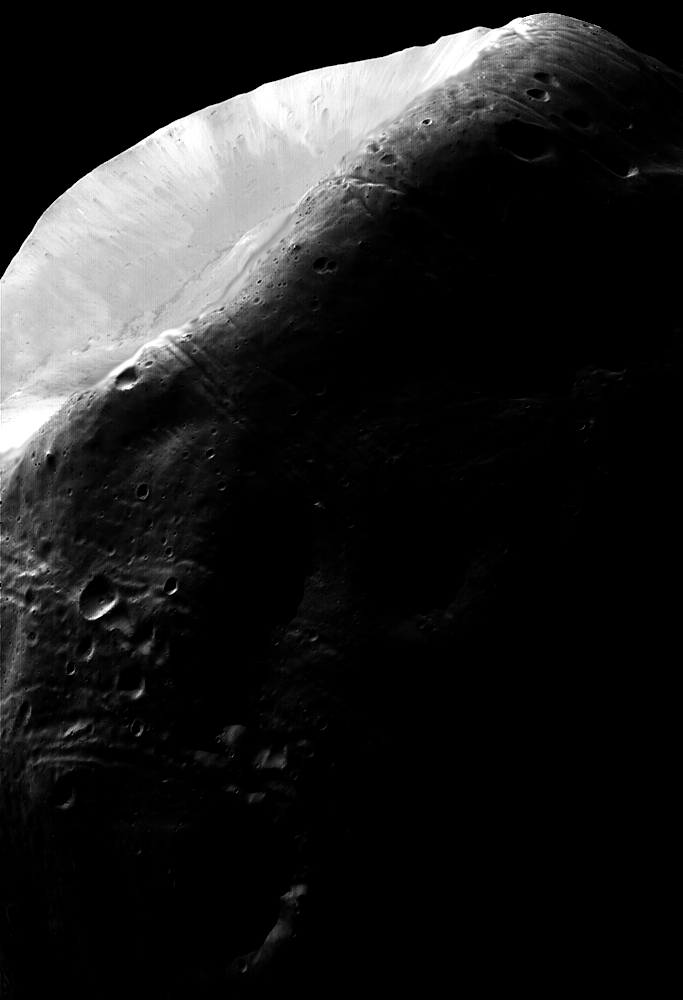
#> input picture Lab Assignment 3/Fig0323(a)(mars_moon_phobos)/Fig0323(a)(mars_moon_phobos).tif, 683 x 1000 px
$ python mars_moon_phobos.py
#> lines starting #> are read from the running program, lines starting #| are printed output that depends on the picture
from PIL import Image
import numpy as np
import matplotlib.pyplot as plt
import os

script_dir = os.path.dirname(os.path.abspath(__file__))
img_path = os.path.join(script_dir, "Fig0323(a)(mars_moon_phobos).tif")

img = Image.open(img_path).convert("L")
#> img is the input picture: PIL image 683x1000 L; min 0, max 255, mean 31.7
img = np.array(img, dtype=np.uint8)

L = 256
hist = np.zeros(L)

for r in range(L):
    hist[r] = np.sum(img == r)
#> after the loop, hist = 256 values, max 421847 at index 0, min 11 at index 90, mean 2668

hist_scaled = hist / 1e4
#> hist_scaled = 256 values, max 42.18 at index 0, min 0.0011 at index 90, mean 0.267

plt.figure(figsize=(6,4))

plt.bar(
    range(L),
    hist_scaled,
    width=1,
    color="#8fb3d9",
    edgecolor="#8fb3d9",
    alpha=0.8
)

plt.xlim(0, 255)
plt.ylim(0, 7.0)

plt.xticks([0, 64, 128, 192, 255])
plt.yticks([0, 1.75, 3.50, 5.25, 7.00])

plt.xlabel("Gray level")
plt.ylabel("Number of pixels (×10⁴)")

plt.grid(False)

plt.tight_layout()
plt.show()
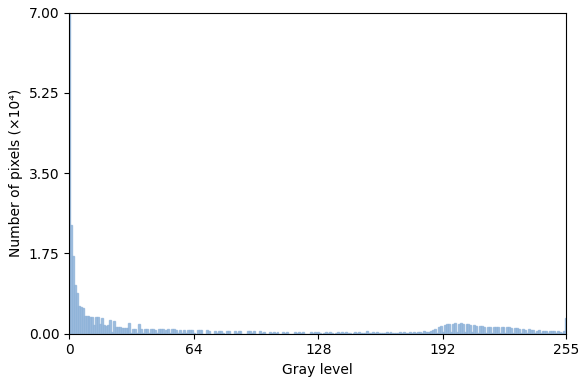
#> figure drawn by matplotlib, 1 panel; tallest bar 42.18 high, from x = -0.5 to 0.5
